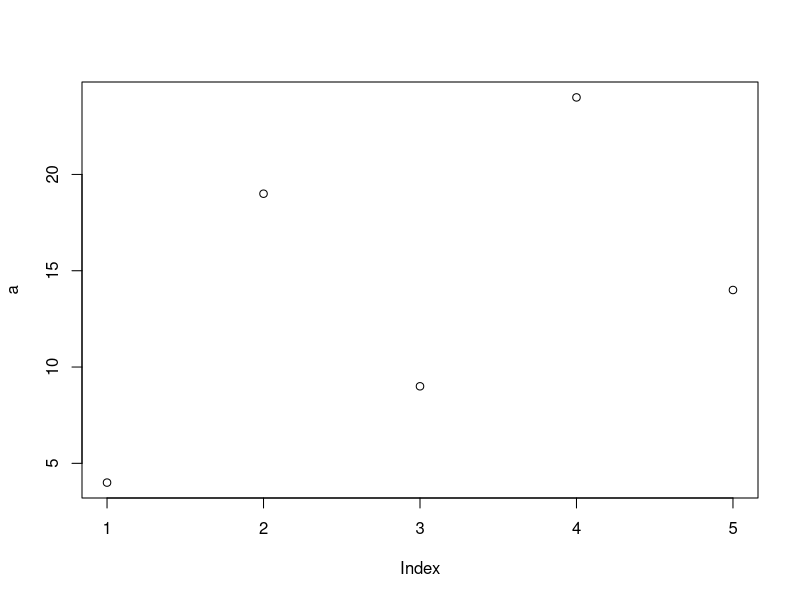
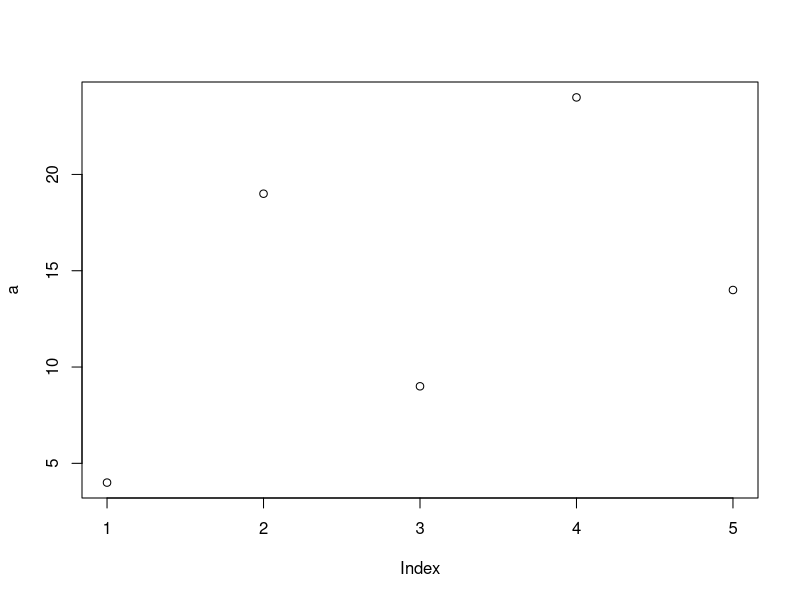
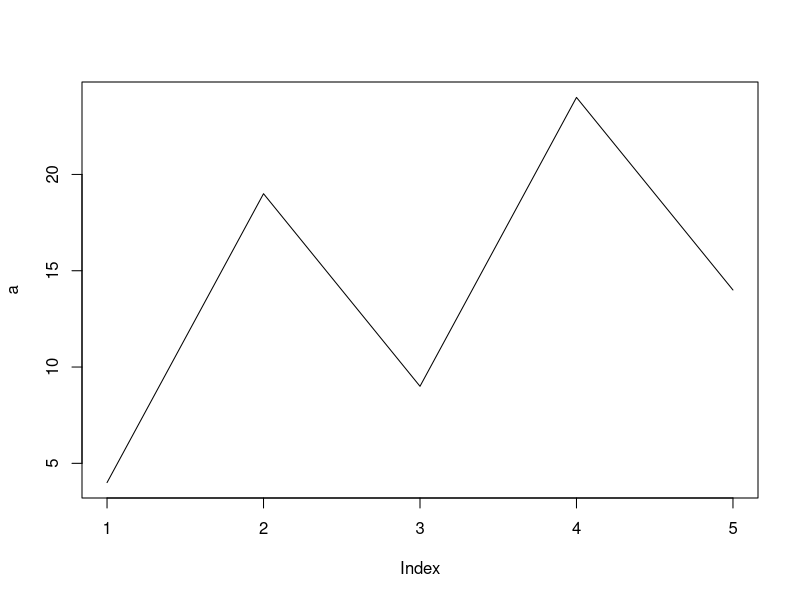
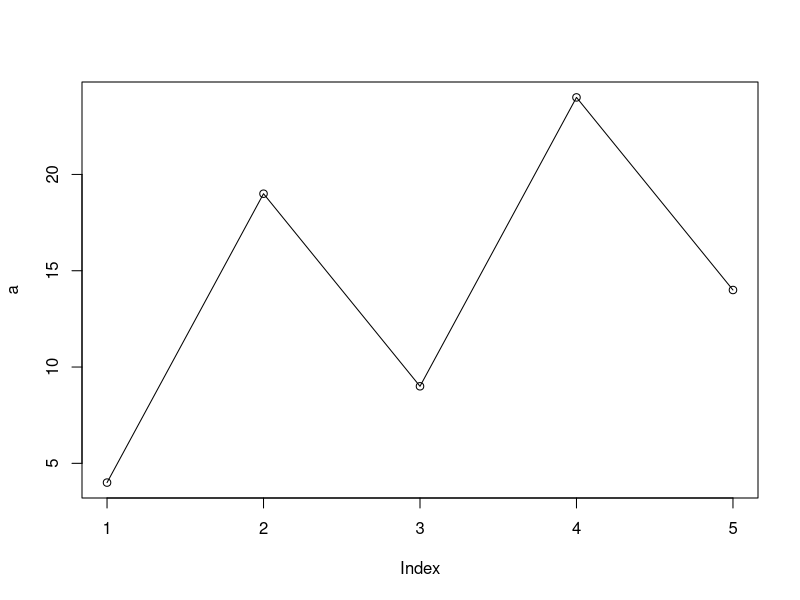
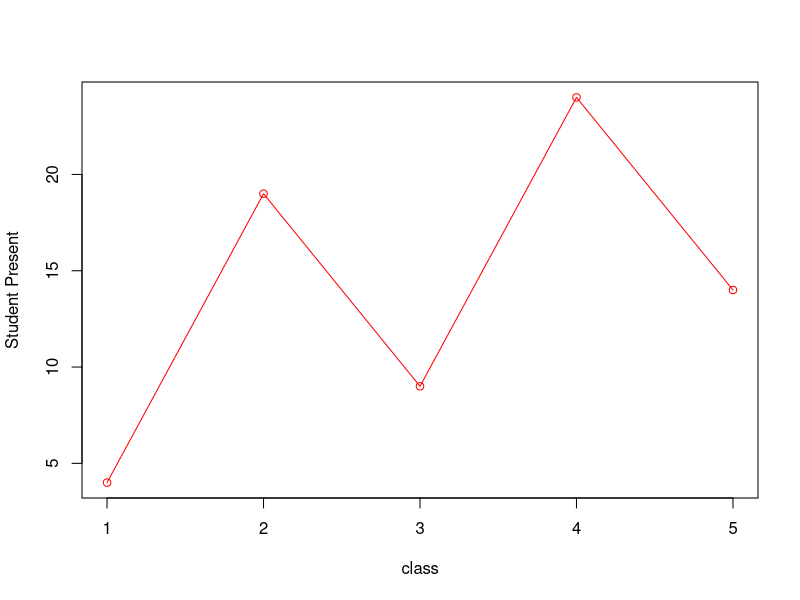
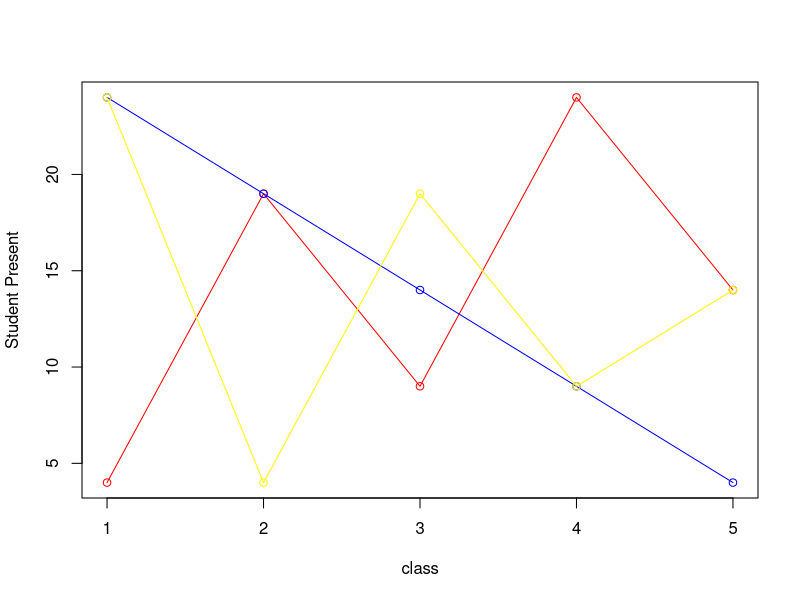

The R script that drew these images, in order:
# Line Graph in R language

a<- c("4","19","9","24","14")
plot(a)

plot(a, type= "p")
plot(a, type= "l")
plot(a, type= "o")

plot(a,type= "o", col= "red", xlab= "class", ylab= "Student Present")

# Multiple Lines

a<- c("4","19","9","24","14")
b<- c("24","19","14","9","4")
c<- c("24","4","19","9","14")
plot(a, type="o", col= "red", xlab= "class", ylab= "Student Present")
lines(b, type= "o", col= "blue")
lines(c, type="o", col="yellow")
